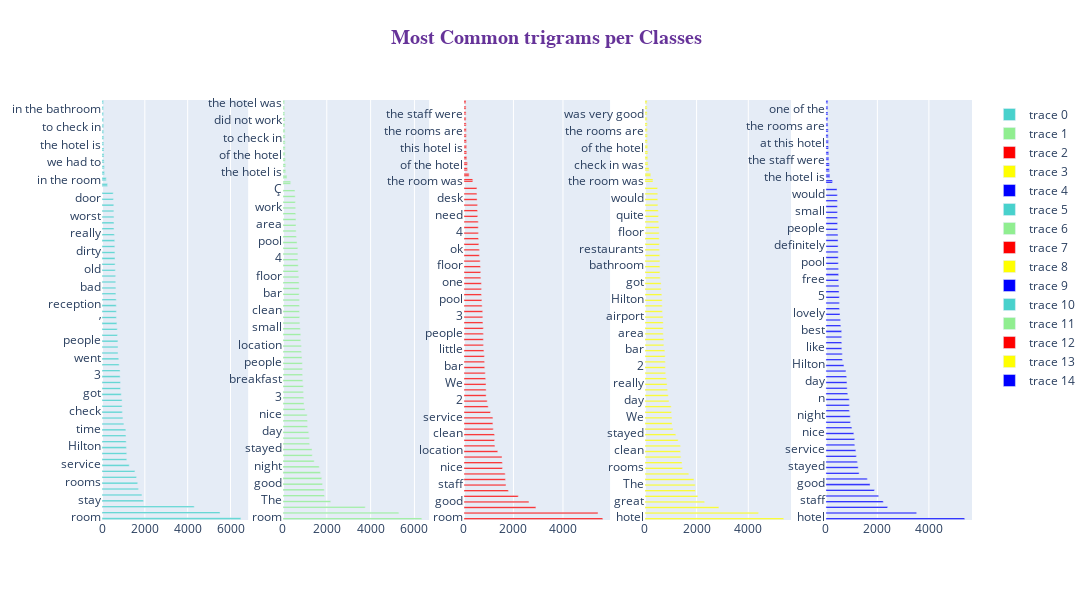

The notebook cell saved with this chart:
### Code cell
from sklearn.feature_extraction.text import CountVectorizer, TfidfVectorizer

##
def _get_top_ngram(corpus, n=None):
    #getting top ngrams
    vec = CountVectorizer(ngram_range=(n, n),
                          max_df=0.9,
                          ).fit(corpus)
    bag_of_words = vec.transform(corpus)
    sum_words = bag_of_words.sum(axis=0)
    words_freq = [(word, sum_words[0, idx])
                  for word, idx in vec.vocabulary_.items()]
    words_freq = sorted(words_freq, key=lambda x: x[1], reverse=True)
    return words_freq[:15]
##
for i in range(1,6):
    texts = df[df["rating"] == i]['tokenized_review']

    new = texts.str.split()
    new = new.values.tolist()
    corpus = [word for i in new for word in i]

    top_n_bigrams = _get_top_ngram(texts, 3)[:15]
    x, y = map(list, zip(*top_n_bigrams))

    fig.add_trace(go.Bar(
                x=y,
                y=x,
                orientation='h', type="bar",
    marker=dict(color=colors[i])), 1, i),

fig.update_layout(
    autosize=False,
    width=1200,
    height=600,title=dict(
        text='<b>Most Common trigrams per Classes</b>',
        x=0.5,
        y=0.95,
        font=dict(
        family="Courier New, monospace",
        size=20,
        color="RebeccaPurple"
        )
    ))

fig.show()

## in- the benzeri kelimeleri silmelisin

### Figure 1 — Plotly figure (JSON) as saved in the notebook; plotly's stock layout.template omitted (floating-point values rounded to 4 significant figures)
{"data": [{"marker": {"color": "mediumturquoise"}, "orientation": "h", "x": [6483, 5511, 4305, 1933, 1863, 1700, 1663, 1612, 1536, 1271, 1155, 1153, 1137, 1129, 1118, 1110, 1019, 974, 946, 938, 938, 898, 863, 863, 846, 844, 800, 778, 747, 747, 740, 722, 711, 693, 671, 671, 664, 663, 647, 646, 638, 634, 620, 611, 607, 603, 597, 592, 576, 559, 558, 557, 551, 546, 535, 522], "y": ["room", "hotel", "I", "stay", "The", "n", "rooms", "staff", "night", "service", "told", "stayed", "Hilton", "like", "day", "time", "2", "bed", "check", "We", "good", "got", "food", "desk", "3", "booked", "place", "went", "bathroom", "…", "people", "one", "5", "’", "asked", "would", "reception", "4", "said", "bad", "water", "resort", "old", "breakfast", "floor", "dirty", "better", "experience", "really", "arrived", "1", "worst", "hotels", "small", "door", "work"], "type": "bar", "xaxis": "x", "yaxis": "y"}, {"marker": {"color": "lightgreen"}, "orientation": "h", "x": [6336, 5286, 3752, 2178, 1894, 1881, 1803, 1769, 1710, 1652, 1423, 1336, 1327, 1213, 1201, 1174, 1124, 1118, 1103, 1007, 959, 952, 932, 931, 905, 894, 890, 884, 866, 841, 840, 812, 811, 791, 769, 762, 753, 751, 751, 739, 738, 737, 722, 697, 696, 682, 678, 677, 643, 612, 601, 596, 593, 581, 577, 565, 560, 548], "y": ["room", "hotel", "I", "The", "rooms", "n", "good", "staff", "stay", "night", "service", "time", "stayed", "like", "food", "day", "2", "Hilton", "nice", "bed", "great", "3", "We", "got", "breakfast", "check", "really", "people", "beach", "told", "location", "bathroom", "resort", "small", "desk", "water", "clean", "5", "better", "bar", "booked", "…", "floor", "one", "would", "4", "place", "went", "pool", "reception", "old", "area", "restaurant", "1", "work", "bad", "shower", "Ç"], "type": "bar", "xaxis": "x2", "yaxis": "y2"}, {"marker": {"color": "red"}, "orientation": "h", "x": [5608, 5415, 2906, 2625, 2193, 1794, 1698, 1676, 1665, 1555, 1550, 1538, 1366, 1249, 1237, 1236, 1183, 1169, 1168, 1073, 979, 938, 897, 896, 891, 877, 859, 839, 832, 826, 806, 786, 784, 783, 782, 767, 760, 757, 735, 724, 708, 707, 704, 680, 678, 669, 655, 625, 623, 601, 590, 583, 578, 577, 557, 550, 547, 532, 524, 524], "y": ["room", "hotel", "I", "good", "The", "n", "staff", "rooms", "stay", "nice", "great", "night", "location", "stayed", "time", "clean", "breakfast", "food", "service", "like", "day", "2", "really", "small", "We", "beach", "bed", "bar", "Hilton", "check", "little", "walk", "area", "people", "bathroom", "resort", "3", "got", "restaurant", "pool", "place", "5", "one", "better", "bit", "floor", "friendly", "quite", "ok", "price", "would", "4", "…", "airport", "need", "water", "booked", "desk", "comfortable", "went"], "type": "bar", "xaxis": "x3", "yaxis": "y3"}, {"marker": {"color": "yellow"}, "orientation": "h", "x": [5370, 4392, 2862, 2306, 2049, 1954, 1945, 1897, 1696, 1451, 1437, 1391, 1378, 1372, 1285, 1196, 1085, 1050, 1046, 1026, 1016, 930, 904, 875, 858, 832, 801, 790, 787, 783, 771, 731, 731, 709, 708, 708, 698, 677, 670, 669, 654, 629, 627, 590, 583, 581, 580, 573, 562, 559, 553, 552, 549, 529, 523, 516, 501, 497, 495, 491], "y": ["hotel", "room", "good", "great", "I", "stay", "The", "staff", "nice", "rooms", "n", "breakfast", "clean", "location", "night", "stayed", "service", "food", "We", "walk", "time", "day", "friendly", "comfortable", "really", "helpful", "little", "2", "small", "beach", "bar", "like", "check", "area", "bed", "restaurant", "airport", "excellent", "5", "Hilton", "place", "bit", "got", "people", "pool", "bathroom", "3", "morning", "restaurants", "early", "one", "floor", "resort", "large", "quite", "flight", "recommend", "would", "price", "well"], "type": "bar", "xaxis": "x4", "yaxis": "y4"}, {"marker": {"color": "blue"}, "orientation": "h", "x": [5389, 3521, 2397, 2227, 2048, 1885, 1716, 1607, 1291, 1254, 1221, 1182, 1163, 1121, 1119, 1085, 1009, 954, 947, 911, 910, 907, 849, 826, 819, 807, 779, 702, 643, 637, 619, 617, 613, 612, 581, 567, 550, 528, 524, 523, 513, 508, 494, 494, 491, 483, 480, 478, 475, 474, 472, 456, 455, 453, 450, 448, 447, 445, 434], "y": ["hotel", "room", "great", "staff", "stay", "I", "good", "The", "breakfast", "stayed", "rooms", "clean", "service", "We", "location", "nice", "friendly", "excellent", "night", "time", "helpful", "n", "food", "walk", "day", "really", "comfortable", "Hilton", "recommend", "bar", "like", "place", "check", "best", "2", "bed", "lovely", "restaurant", "area", "5", "wonderful", "beach", "free", "airport", "London", "pool", "trip", "little", "definitely", "morning", "flight", "people", "us", "bathroom", "small", "large", "well", "would", "got"], "type": "bar", "xaxis": "x5", "yaxis": "y5"}, {"marker": {"color": "mediumturquoise"}, "orientation": "h", "x": [259, 197, 116, 110, 98, 94, 92, 84, 82, 81, 81, 76, 73, 71, 71], "y": ["the room was", "in the room", "did not work", "at this hotel", "we had to", "this hotel is", "at the hilton", "the hotel is", "one of the", "the rooms are", "to check in", "there was no", "the bed was", "in the bathroom", "in this hotel"], "type": "bar", "xaxis": "x", "yaxis": "y"}, {"marker": {"color": "lightgreen"}, "orientation": "h", "x": [351, 183, 126, 123, 110, 101, 101, 100, 99, 98, 95, 95, 82, 76, 74], "y": ["the room was", "in the room", "the hotel is", "the rooms are", "this hotel is", "of the hotel", "at this hotel", "the bed was", "to check in", "at the hilton", "for one night", "did not work", "check in was", "at the hotel", "the hotel was"], "type": "bar", "xaxis": "x2", "yaxis": "y2"}, {"marker": {"color": "red"}, "orientation": "h", "x": [357, 210, 140, 140, 115, 113, 110, 104, 95, 95, 90, 87, 87, 86, 84], "y": ["the room was", "the hotel is", "the south terminal", "of the hotel", "in the room", "for one night", "this hotel is", "check in was", "at the hilton", "the rooms are", "the hotel was", "our room was", "the staff were", "the bed was", "one of the"], "type": "bar", "xaxis": "x3", "yaxis": "y3"}, {"marker": {"color": "yellow"}, "orientation": "h", "x": [312, 226, 163, 123, 113, 112, 108, 97, 97, 92, 90, 88, 87, 87, 85], "y": ["the room was", "the hotel is", "the south terminal", "check in was", "at the hilton", "for one night", "of the hotel", "the staff were", "this hotel is", "the rooms are", "the executive lounge", "was clean and", "was very good", "the night before", "to the airport"], "type": "bar", "xaxis": "x4", "yaxis": "y4"}, {"marker": {"color": "blue"}, "orientation": "h", "x": [256, 159, 137, 134, 121, 112, 102, 99, 90, 90, 85, 83, 82, 82, 80], "y": ["the room was", "the hotel is", "at the hilton", "the executive lounge", "the staff were", "the south terminal", "check in was", "at this hotel", "the night before", "recommend this hotel", "the rooms are", "of the hotel", "to the airport", "one of the", "stay here again"], "type": "bar", "xaxis": "x5", "yaxis": "y5"}, {"marker": {"color": "mediumturquoise"}, "orientation": "h", "x": [259, 197, 116, 110, 98, 94, 92, 84, 82, 81, 81, 76, 73, 71, 71], "y": ["the room was", "in the room", "did not work", "at this hotel", "we had to", "this hotel is", "at the hilton", "the hotel is", "one of the", "the rooms are", "to check in", "there was no", "the bed was", "in the bathroom", "in this hotel"], "type": "bar", "xaxis": "x", "yaxis": "y"}, {"marker": {"color": "lightgreen"}, "orientation": "h", "x": [351, 183, 126, 123, 110, 101, 101, 100, 99, 98, 95, 95, 82, 76, 74], "y": ["the room was", "in the room", "the hotel is", "the rooms are", "this hotel is", "of the hotel", "at this hotel", "the bed was", "to check in", "at the hilton", "for one night", "did not work", "check in was", "at the hotel", "the hotel was"], "type": "bar", "xaxis": "x2", "yaxis": "y2"}, {"marker": {"color": "red"}, "orientation": "h", "x": [357, 210, 140, 140, 115, 113, 110, 104, 95, 95, 90, 87, 87, 86, 84], "y": ["the room was", "the hotel is", "the south terminal", "of the hotel", "in the room", "for one night", "this hotel is", "check in was", "at the hilton", "the rooms are", "the hotel was", "our room was", "the staff were", "the bed was", "one of the"], "type": "bar", "xaxis": "x3", "yaxis": "y3"}, {"marker": {"color": "yellow"}, "orientation": "h", "x": [312, 226, 163, 123, 113, 112, 108, 97, 97, 92, 90, 88, 87, 87, 85], "y": ["the room was", "the hotel is", "the south terminal", "check in was", "at the hilton", "for one night", "of the hotel", "the staff were", "this hotel is", "the rooms are", "the executive lounge", "was clean and", "was very good", "the night before", "to the airport"], "type": "bar", "xaxis": "x4", "yaxis": "y4"}, {"marker": {"color": "blue"}, "orientation": "h", "x": [256, 159, 137, 134, 121, 112, 102, 99, 90, 90, 85, 83, 82, 82, 80], "y": ["the room was", "the hotel is", "at the hilton", "the executive lounge", "the staff were", "the south terminal", "check in was", "at this hotel", "the night before", "recommend this hotel", "the rooms are", "of the hotel", "to the airport", "one of the", "stay here again"], "type": "bar", "xaxis": "x5", "yaxis": "y5"}], "layout": {"xaxis": {"anchor": "y", "domain": [0.0, 0.168]}, "yaxis": {"anchor": "x", "domain": [0.0, 1.0]}, "xaxis2": {"anchor": "y2", "domain": [0.208, 0.376]}, "yaxis2": {"anchor": "x2", "domain": [0.0, 1.0]}, "xaxis3": {"anchor": "y3", "domain": [0.416, 0.584]}, "yaxis3": {"anchor": "x3", "domain": [0.0, 1.0]}, "xaxis4": {"anchor": "y4", "domain": [0.624, 0.792]}, "yaxis4": {"anchor": "x4", "domain": [0.0, 1.0]}, "xaxis5": {"anchor": "y5", "domain": [0.832, 1.0]}, "yaxis5": {"anchor": "x5", "domain": [0.0, 1.0]}, "title": {"font": {"family": "Courier New, monospace", "size": 20, "color": "RebeccaPurple"}, "text": "<b>Most Common trigrams per Classes</b>", "x": 0.5, "y": 0.95}, "autosize": false, "width": 1200, "height": 600}}
